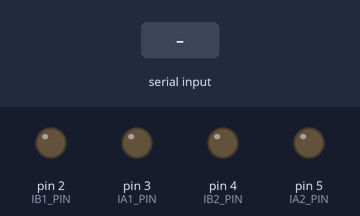
Recording of a sketch running on a simulated Arduino Uno, built with avr-gcc and run on an emulated ATmega328P. Parts: output pins drawn as LEDs (lit = HIGH). Inputs (shaded band) come from the test bench. What the sketch prints to the serial monitor is not drawn.

Above: at 1.2 s.
1.3 s: "1" received over Serial
At 2.0 s:
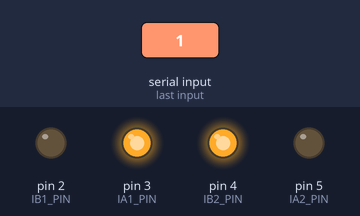
3.7 s: "0" received over Serial
Timing chart, 0 to 6.7 s (numbered marks = the images above; inputs shaded):
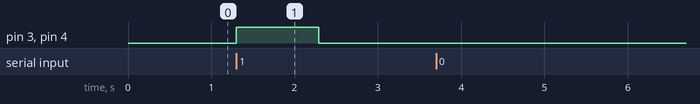

Measured:
- after the input at 1.3 s, pin 3 (IA1_PIN), pin 4 (IB2_PIN): LOW → HIGH at once, → LOW 0.99 s later
- after the input at 3.7 s, every drawn part: stays the same

The sketch:

lab9excercise2.ino
```cpp
// Include the Arduino library
#include <Arduino.h>

// Define the pin connections
#define IA1_PIN 3
#define IA2_PIN 5
#define IB1_PIN 2
#define IB2_PIN 4

// Define rotation delay in milliseconds (adjust as needed)
#define ROTATION_DELAY 990

void setup() {
  // Set the pin modes
  pinMode(IA1_PIN, OUTPUT);
  pinMode(IA2_PIN, OUTPUT);
  pinMode(IB1_PIN, OUTPUT);
  pinMode(IB2_PIN, OUTPUT);

  // Initialize the serial communication
  Serial.begin(9600);
}

void loop() {
  // Read the serial input
  if (Serial.available() > 0) {
    char command = Serial.read();

    // Change the polarity of the magnetic field
    switch (command) {
      case '1':
        clockwiseRotation();
        break;
      default:
        Serial.println("Invalid command. Enter 1 for clockwise rotation.");
        break;
    }
  }
}

void clockwiseRotation() {
  // Implement clockwise rotation logic
  digitalWrite(IA1_PIN, HIGH);
  digitalWrite(IA2_PIN, LOW);
  digitalWrite(IB1_PIN, LOW);
  digitalWrite(IB2_PIN, HIGH);
  delay(ROTATION_DELAY);
  digitalWrite(IA1_PIN, LOW);
  digitalWrite(IA2_PIN, LOW);
  digitalWrite(IB1_PIN, LOW);
  digitalWrite(IB2_PIN, LOW);
}
```
